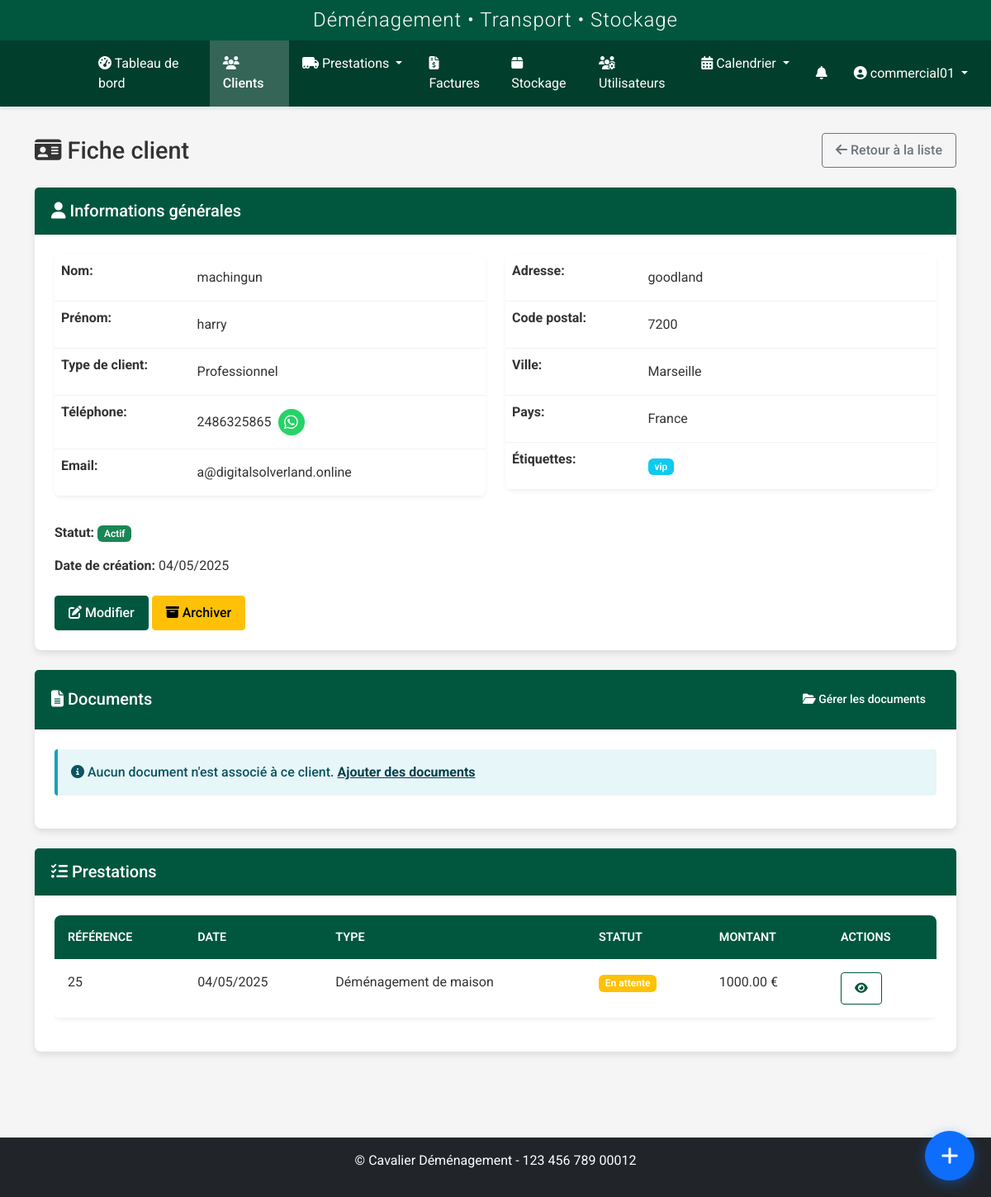
The page /clients/clients/9 (signed in) on the database as committed earlier.
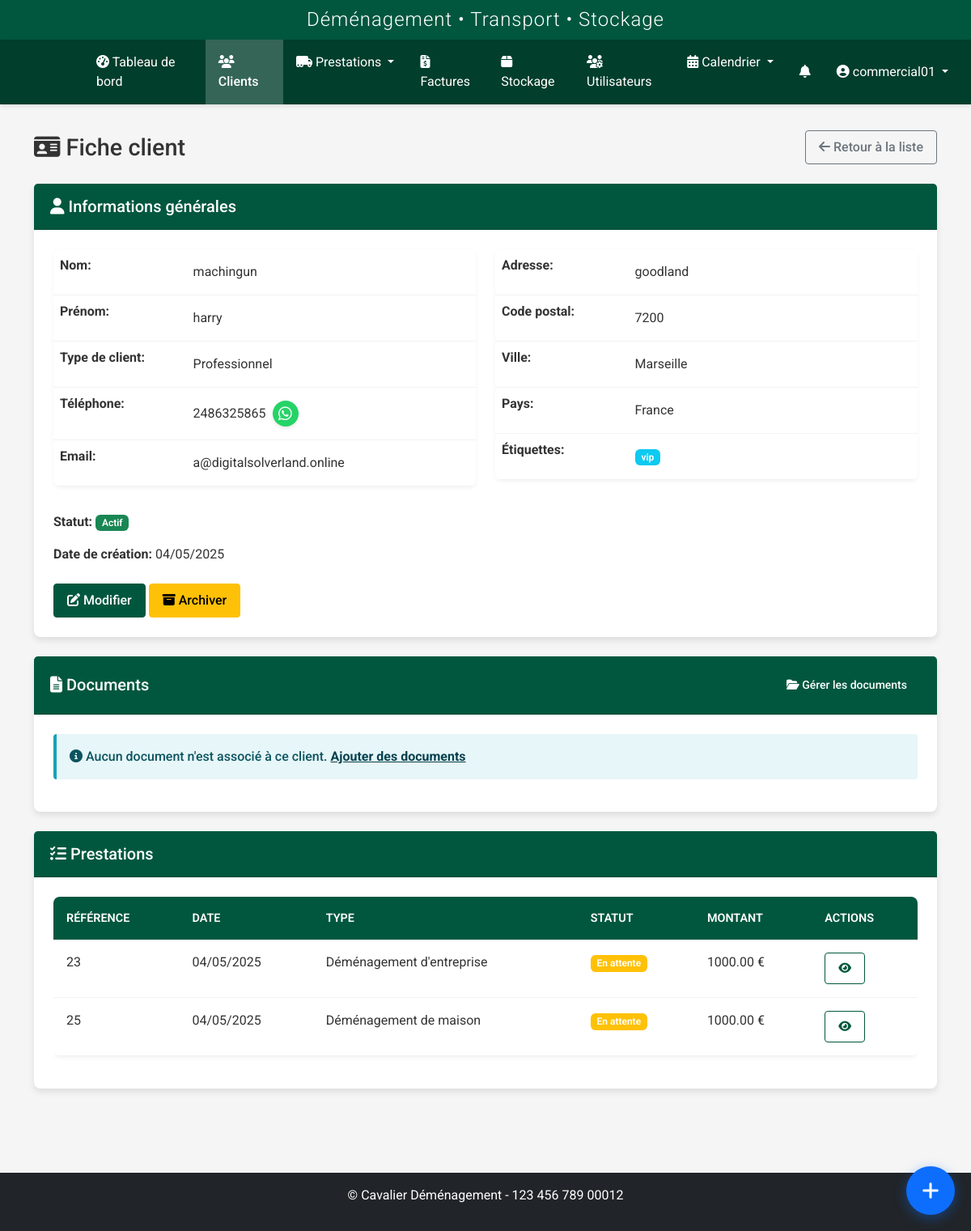
The same page on the database as committed later.
### models.py (models this page shows, shortened)
class Client(db.Model):
    id = db.Column(db.Integer, primary_key=True)
    nom = db.Column(db.String(64), nullable=False)
    prenom = db.Column(db.String(64), nullable=False)
    adresse = db.Column(db.Text, nullable=True)
    code_postal = db.Column(db.String(10), nullable=True)
    ville = db.Column(db.String(64), nullable=True)
    pays = db.Column(db.String(64), default='France')
    telephone = db.Column(db.String(20), nullable=True)
    email = db.Column(db.String(120), nullable=True)
    type_client = db.Column(db.String(50), nullable=True)
    tags = db.Column(db.Text, nullable=True)
    observations = db.Column(db.Text, nullable=True)
    statut = db.Column(db.String(20), default='actif')
    archive = db.Column(db.Boolean, default=False)
    date_creation = db.Column(db.DateTime, nullable=False, default=datetime.utcnow)
    commercial_id = db.Column(db.Integer, db.ForeignKey('user.id'), nullable=True)
    commercial = db.relationship('User', backref=db.backref('clients', lazy=True), foreign_keys=[commercial_id])
    prestations_principales = db.relationship('Prestation', backref=db.backref('client_principal', lazy=True), lazy=True, foreign_keys="Prestation.client_id")
    prestations_supplementaires = db.relationship('Prestation', secondary=prestation_clients, back_populates='clients_supplementaires')
    factures = db.relationship('Facture', backref='client', lazy=True)

class Prestation(db.Model):
    id = db.Column(db.Integer, primary_key=True)
    client_id = db.Column(db.Integer, db.ForeignKey('client.id'), nullable=False)
    commercial_id = db.Column(db.Integer, db.ForeignKey('user.id'), nullable=True)
    transporteur_id = db.Column(db.Integer, db.ForeignKey('transporteurs.id'), nullable=True)
    vehicule_id = db.Column(db.Integer, db.ForeignKey('vehicules.id'), nullable=True)
    client = db.relationship('Client', foreign_keys=[client_id], backref=db.backref('prestations', lazy=True))
    date_debut = db.Column(db.DateTime, nullable=False)
    date_fin = db.Column(db.DateTime, nullable=False)
    adresse_depart = db.Column(db.Text, nullable=False)
    adresse_arrivee = db.Column(db.Text, nullable=False)
    type_demenagement = db.Column(db.String(100), nullable=False)
    type_demenagement_id = db.Column(db.Integer, db.ForeignKey('type_demenagement.id'), nullable=True)
    statut = db.Column(db.String(50), default='En attente')  # En attente, Confirmé, En cours, Terminé, Annulé
    priorite = db.Column(db.String(20), default='Normale')  # Basse, Normale, Haute, Urgente
    status_transporteur = db.Column(db.String(20), default='en_attente')  # en_attente, accepte, refuse
    raison_refus = db.Column(db.Text, nullable=True)  # Raison du refus par le transporteur
    date_reponse = db.Column(db.DateTime, nullable=True)  # Date de réponse du transporteur
    observations = db.Column(db.Text, nullable=True)
    archive = db.Column(db.Boolean, default=False)
    date_creation = db.Column(db.DateTime, nullable=False, default=datetime.utcnow)
    date_modification = db.Column(db.DateTime, nullable=True)
    createur_id = db.Column(db.Integer, db.ForeignKey('user.id'), nullable=True)
    modificateur_id = db.Column(db.Integer, db.ForeignKey('user.id'), nullable=True)
    stockage_id = db.Column(db.Integer, db.ForeignKey('stockage.id'), nullable=True)
    mode_groupage = db.Column(db.Boolean, default=False)
    tags = db.Column(db.Text, nullable=True)
    societe = db.Column(db.String(100), nullable=True)
    montant = db.Column(db.Float, nullable=True, default=0)
    etapes_depart = db.Column(db.Text, nullable=True)  # Étapes supplémentaires de départ (format: adresse1||adresse2||...)
    etapes_arrivee = db.Column(db.Text, nullable=True)  # Étapes supplémentaires d'arrivée (format: adresse1||adresse2||...)
    commercial = db.relationship('User', foreign_keys=[commercial_id], backref='prestations_commercial')
    createur = db.relationship('User', foreign_keys=[createur_id], backref='prestations_creees')
    modificateur = db.relationship('User', foreign_keys=[modificateur_id], backref='prestations_modifiees')
    transporteurs = db.relationship('User', secondary=prestation_transporteurs, back_populates='prestations')
    clients_supplementaires = db.relationship('Client', secondary=prestation_clients, back_populates='prestations_supplementaires')
    type_demenagement_obj = db.relationship('TypeDemenagement', backref='prestations')
    versions = db.relationship('PrestationVersion', backref='prestation_courante', lazy=True, foreign_keys="PrestationVersion.prestation_id")

### routes/client.py (the view)
@client_bp.route('/clients/<int:id>')
@login_required
@role_required('commercial', 'admin', 'superadmin')
def details(id):
    client = Client.query.get_or_404(id)
    return render_template(
        'clients/details.html',
        title=f'Fiche client - {client.nom} {client.prenom}',
        client=client
    )

### auth.py (called while the page is built)
def role_required(*roles):
    def decorator(f):
        @wraps(f)
        @login_required
        def decorated_function(*args, **kwargs):
            if current_user.role not in roles:
                flash('Vous n\'avez pas les permissions nécessaires pour accéder à cette page.', 'danger')
                return redirect(url_for('dashboard.index'))
            return f(*args, **kwargs)
        return decorated_function
    return decorator

### models.py (called while the page is built)
    def is_admin(self):
        return self.role in ['admin', 'superadmin']

    def is_transporteur(self):
        return self.role == 'transporteur' or self.is_admin()

### templates/clients/details.html (shortened to what the changed rows need)
{% extends 'base.html' %}
{% block content %}
<div class="client-details-page">
    <div class="page-title">
        <h1><i class="fas fa-id-card"></i> Fiche client</h1>
    </div>
    <div class="card mb-4">
        <div class="card-body">
            <div class="row">
                <div class="col-md-6">
                    <table class="table table-borderless">
                        <tr>
                            <th style="width: 30%">Nom:</th>
                            <td>{{ client.nom }}</td>
                        </tr>
                        <tr>
                            <th>Prénom:</th>
                            <td>{{ client.prenom }}</td>
                        </tr>
                        <tr>
                            <th>Type de client:</th>
                            <td>{{ client.type_client }}</td>
                        </tr>
                        <tr>
                            <th>Téléphone:</th>
                            <td>{{ client.telephone }}</td>
                        </tr>
                        <tr>
                            <th>Email:</th>
                            <td>{{ client.email }}</td>
                        </tr>
                    </table>
                </div>
                <div class="col-md-6">
                    <table class="table table-borderless">
                        <tr>
                            <th style="width: 30%">Adresse:</th>
                            <td>{{ client.adresse }}</td>
                        </tr>
                        <tr>
                            <th>Code postal:</th>
                            <td>{{ client.code_postal }}</td>
                        </tr>
                        <tr>
                            <th>Ville:</th>
                            <td>{{ client.ville }}</td>
                        </tr>
                        <tr>
                            <th>Pays:</th>
                            <td>{{ client.pays }}</td>
                        </tr>
                        <tr>
                            <th>Étiquettes:</th>
                            <td>
                                {% if client.tags %}
                                    {% for tag in client.tags.split(',') %}
                                        <span class="badge bg-info">{{ tag.strip() }}</span>
                                    {% endfor %}
                                {% else %}
                                    <span class="text-muted">Aucune étiquette</span>
                                {% endif %}
                            </td>
                        </tr>
                    </table>
                </div>
            </div>
            <div class="client-status mt-3">
                <p>
                    <strong>Statut:</strong>
                    {% if client.archive %}
                        <span class="badge bg-secondary">Archivé</span>
                    {% else %}
                        <span class="badge bg-success">Actif</span>
                    {% endif %}
                </p>
                <p><strong>Date de création:</strong> {{ client.date_creation.strftime('%d/%m/%Y') }}</p>
            </div>
            <div class="client-actions mt-4">
                <a href="{{ url_for('client.edit', id=client.id) }}" class="btn btn-primary">
                    <i class="fas fa-edit"></i> Modifier
                </a>
                <a href="{{ url_for('client.toggle_archive', id=client.id) }}"
                   class="btn btn-{{ 'success' if client.archive else 'warning' }}">
                    <i class="fas fa-{{ 'box-open' if client.archive else 'archive' }}"></i>
                    {{ 'Désarchiver' if client.archive else 'Archiver' }}
                </a>
            </div>
        </div>
    </div>
    {% if client.prestations %}
    <div class="card mb-4">
        <div class="card-body">
            <div class="table-responsive">
                <table class="table table-hover">
                    <thead>
                        <tr>
                            <th>Référence</th>
                            <th>Date</th>
                            <th>Type</th>
                            <th>Statut</th>
                            <th>Montant</th>
                            <th>Actions</th>
                        </tr>
                    </thead>
                    <tbody>
                        {% for prestation in client.prestations %}
                            <tr>
                                <td>{{ prestation.id }}</td>
                                <td>{{ prestation.date_debut.strftime('%d/%m/%Y') }}</td>
                                <td>{{ prestation.type_demenagement }}</td>
                                <td>
                                    <span class="badge bg-{{ 'success' if prestation.statut == 'Terminée' else 'warning' if prestation.statut == 'En attente' else 'danger' if prestation.statut == 'Annulée' else 'info' }}">
                                        {{ prestation.statut }}
                                    </span>
                                </td>
                                <td>{{ "%.2f"|format(prestation.montant or 0) }} €</td>
                                <td>
                                    <div class="btn-group btn-group-sm">
                                        <a href="{{ url_for('prestation.view', id=prestation.id) }}" class="btn btn-outline-primary" title="Voir">
                                            <i class="fas fa-eye"></i>
                                        </a>
                                    </div>
                                </td>
                            </tr>
                        {% endfor %}
                    </tbody>
                </table>
            </div>
        </div>
    </div>
    {% endif %}
</div>
{% endblock %}

Rows that differ between the two databases and show on the page:
now on this page (row edited): Prestation: id "23", date_debut "04/05/2025", type_demenagement "Déménagement d'entreprise", statut "En attente", montant "1000.00"
